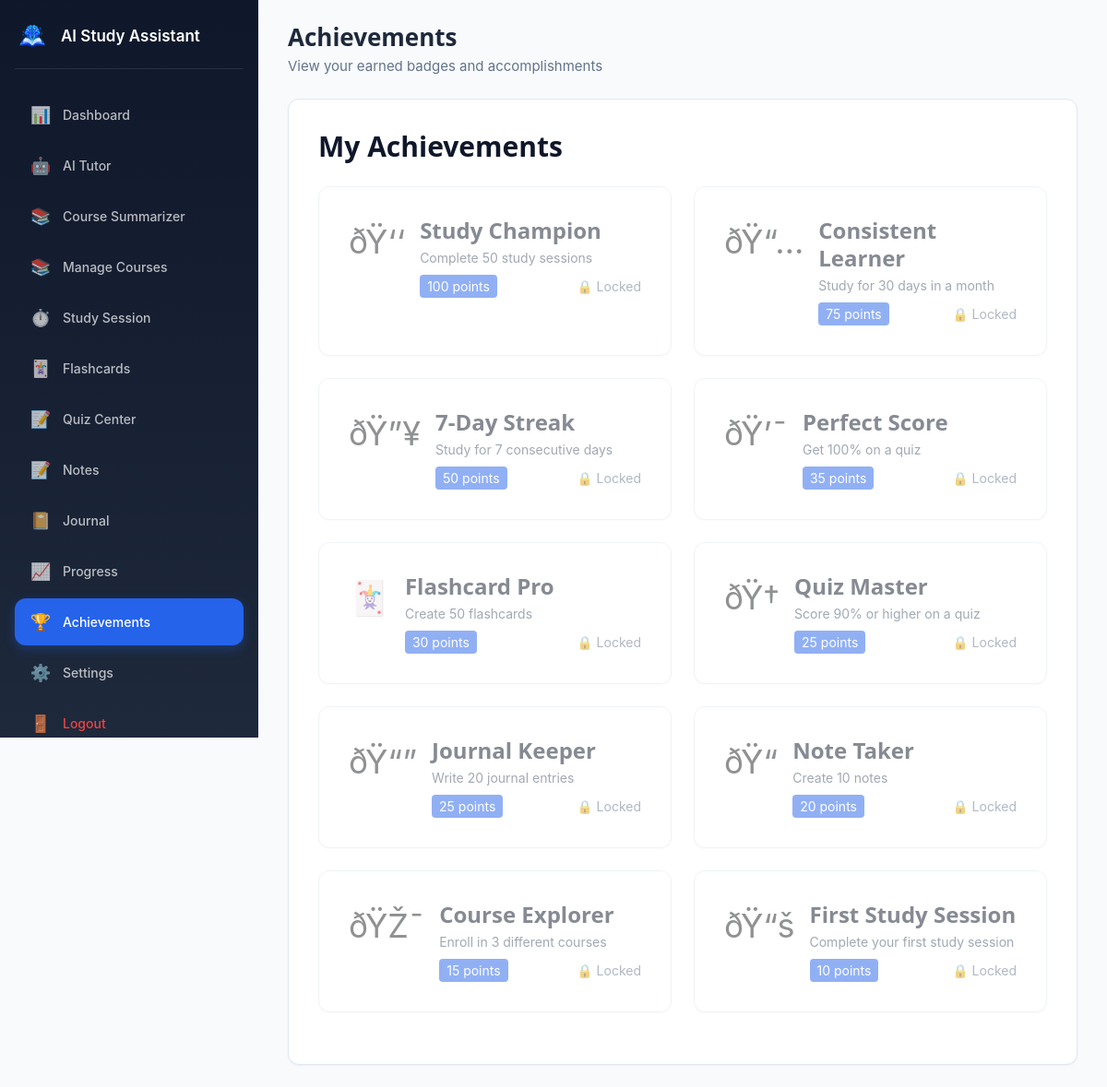
Page /achievements.php (signed in) on the committed database.
### tables this page shows
CREATE TABLE IF NOT EXISTS achievements (
    id INT AUTO_INCREMENT PRIMARY KEY,
    name VARCHAR(255) NOT NULL,
    description TEXT,
    icon VARCHAR(255) DEFAULT NULL,
    requirement TEXT NOT NULL,
    points INT DEFAULT 0,
    created_at TIMESTAMP DEFAULT CURRENT_TIMESTAMP
);

### config/config.php (called while the page is built, shortened)
<?php
function app_url($path = '') {
    $path = ltrim($path, '/');
    return rtrim(APP_BASE_URL, '/') . '/' . $path;
}
function asset_url($path) {
    $path = ltrim($path, '/');
    return app_url('assets/' . $path);
}

### models/Achievement.php (called while the page is built, shortened)
<?php
require_once __DIR__ . '/../config/config.php';
class Achievement {
    public static function get_user_achievements($user_id) {
        $db = get_db_connection();
        try {
            $stmt = $db->prepare("
                SELECT a.*, ua.unlocked_at
                FROM achievements a
                LEFT JOIN user_achievements ua ON a.id = ua.achievement_id AND ua.user_id = ?
                ORDER BY a.points DESC
            ");
            $stmt->execute([$user_id]);
            return $stmt->fetchAll();
        } catch (PDOException $e) {
            error_log("Get user achievements error: " . $e->getMessage());
            return [];
        }
    }
}

### achievements.php (the view, shortened to what this page needs)
<?php
$active_page = 'achievements';
require_once __DIR__ . '/config/config.php';
require_once __DIR__ . '/models/Achievement.php';
$user_id = get_current_user_id();
$achievements = Achievement::get_user_achievements($user_id);
$layout_app_shell = true;
require_once __DIR__ . '/views/partials/navbar.php';
?>
<header class="page-heading">
    <h1>Achievements</h1>
    <p>View your earned badges and accomplishments</p>
</header>
                <div class="card">
                    <div class="card-body">
                        <h3 style="color: var(--color-primary-dark); margin-bottom: var(--spacing-lg);">My Achievements</h3>
                        <?php if (empty($achievements)): ?>
                            <p style="color: var(--color-gray-600);">No achievements yet. Start learning to unlock badges!</p>
                        <?php else: ?>
                            <div class="row">
                                <?php foreach ($achievements as $achievement): ?>
                                    <div class="col-12 col-md-6 mb-4">
                                        <div class="card h-100" style="opacity: <?php echo $achievement['unlocked_at'] ? '1' : '0.5'; ?>;">
                                            <div class="card-body">
                                                <div class="d-flex align-items-start">
                                                    <div style="font-size: var(--font-size-4xl); margin-right: var(--spacing-md);">
                                                        <?php echo $achievement['icon'] ?? '🏆'; ?>
                                                    </div>
                                                    <div style="flex: 1;">
                                                        <h4 style="color: var(--color-primary-dark); margin-bottom: var(--spacing-xs);">
                                                            <?php echo htmlspecialchars($achievement['name']); ?>
                                                        </h4>
                                                        <p style="color: var(--color-gray-600); font-size: var(--font-size-sm); margin-bottom: var(--spacing-sm);">
                                                            <?php echo htmlspecialchars($achievement['description']); ?>
                                                        </p>
                                                        <div style="display: flex; justify-content: space-between; align-items: center;">
                                                            <span style="background-color: var(--color-accent); color: var(--color-white); padding: 2px 8px; border-radius: 4px; font-size: var(--font-size-sm);">
                                                                <?php echo number_format($achievement['points']); ?> points
                                                            </span>
                                                            <?php if ($achievement['unlocked_at']): ?>
                                                                <span style="font-size: var(--font-size-sm); color: var(--color-success);">
                                                                    ✓ Unlocked <?php echo date('M j, Y', strtotime($achievement['unlocked_at'])); ?>
                                                                </span>
                                                            <?php else: ?>
                                                                <span style="font-size: var(--font-size-sm); color: var(--color-gray-500);">
                                                                    🔒 Locked
                                                                </span>
                                                            <?php endif; ?>
                                                        </div>
                                                    </div>
                                                </div>
                                            </div>
                                        </div>
                                    </div>
                                <?php endforeach; ?>
                            </div>
                        <?php endif; ?>
                    </div>
                </div>
<?php require_once __DIR__ . '/views/partials/footer.php'; ?>

### views/partials/navbar.php (shortened to what this page needs)
<?php
require_once __DIR__ . '/../../config/config.php';
?>
<!DOCTYPE html>
<html lang="en">
<head>
    <link href="<?php echo asset_url('vendor/bootstrap.min.css'); ?>" rel="stylesheet">
    <link rel="stylesheet" href="<?php echo asset_url('css/style.css?v=3'); ?>">
</head>
<body>
    <?php if (!empty($layout_app_shell)): ?>
    <div class="modern-dashboard">
        <aside class="modern-sidebar">
            <?php include __DIR__ . '/user_sidebar.php'; ?>
        </aside>
        <main class="modern-main-content">
    <?php else: ?>
    <?php endif; ?>

### views/partials/user_sidebar.php (shortened to what this page needs)
<?php
$active_page = $active_page ?? 'dashboard';
$menu_items = [
    'dashboard' => ['📊', 'Dashboard', 'dashboard.php'],
    'ai-tutor' => ['🤖', 'AI Tutor', 'ai-tutor.php'],
    'course-summarizer' => ['📚', 'Course Summarizer', 'course-summarizer.php'],
    'courses' => ['📚', 'Manage Courses', 'courses.php'],
    'study-session' => ['⏱️', 'Study Session', 'study-session.php'],
    'flashcards' => ['🃏', 'Flashcards', 'flashcards.php'],
    'quiz-center' => ['📝', 'Quiz Center', 'quiz-center.php'],
    'notes' => ['📝', 'Notes', 'notes.php'],
    'journal' => ['📔', 'Journal', 'journal.php'],
    'progress' => ['📈', 'Progress', 'progress.php'],
    'achievements' => ['🏆', 'Achievements', 'achievements.php'],
    'settings' => ['⚙️', 'Settings', 'settings.php'],
];
?>
<div class="sidebar-header">
    <a href="<?php echo app_url('index.php'); ?>" class="sidebar-home-link" aria-label="AI Study Assistant - Back to Home">
        <img src="<?php echo asset_url('images/ai-study-logo.png'); ?>" alt="AI Study Assistant" class="sidebar-logo">
        <span class="sidebar-brand">AI Study Assistant</span>
    </a>
</div>
<nav class="sidebar-nav">
    <?php foreach ($menu_items as $key => $item): ?>
        <a href="<?php echo app_url($item[2]); ?>" class="sidebar-link <?php echo $active_page === $key ? 'active' : ''; ?>">
            <span class="sidebar-icon"><?php echo $item[0]; ?></span>
            <span class="sidebar-text"><?php echo $item[1]; ?></span>
        </a>
    <?php endforeach; ?>
    <a href="<?php echo app_url('logout.php'); ?>" class="sidebar-link logout-link">
        <span class="sidebar-icon">🚪</span>
        <span class="sidebar-text">Logout</span>
    </a>
</nav>

### views/partials/footer.php (shortened to what this page needs)
<?php if (!empty($layout_app_shell)): ?>
    </main>
</div>
    <?php endif; ?>
</body>
</html>

### rows in the picture
achievements: icon "ðŸ‘‘", name "Study Champion", description "Complete 50 study sessions", points "100"
achievements: icon "ðŸ“…", name "Consistent Learner", description "Study for 30 days in a month", points "75"
achievements: icon "ðŸ”¥", name "7-Day Streak", description "Study for 7 consecutive days", points "50"
achievements: icon "ðŸ’¯", name "Perfect Score", description "Get 100% on a quiz", points "35"
achievements: icon "🃏", name "Flashcard Pro", description "Create 50 flashcards", points "30"
achievements: icon "ðŸ†", name "Quiz Master", description "Score 90% or higher on a quiz", points "25"
achievements: icon "ðŸ“”", name "Journal Keeper", description "Write 20 journal entries", points "25"
achievements: icon "ðŸ“", name "Note Taker", description "Create 10 notes", points "20"
achievements: icon "ðŸŽ¯", name "Course Explorer", description "Enroll in 3 different courses", points "15"
achievements: icon "ðŸ“š", name "First Study Session", description "Complete your first study session", points "10"

### other values in the picture
$item[0] "📊"
$item[1] "Dashboard"
$item[0] "🤖"
$item[1] "AI Tutor"
$item[0] "📚"
$item[1] "Course Summarizer"
$item[1] "Manage Courses"
$item[0] "⏱️"
$item[1] "Study Session"
$item[0] "🃏"
$item[1] "Flashcards"
$item[0] "📝"
$item[1] "Quiz Center"
$item[1] "Notes"
$item[0] "📔"
